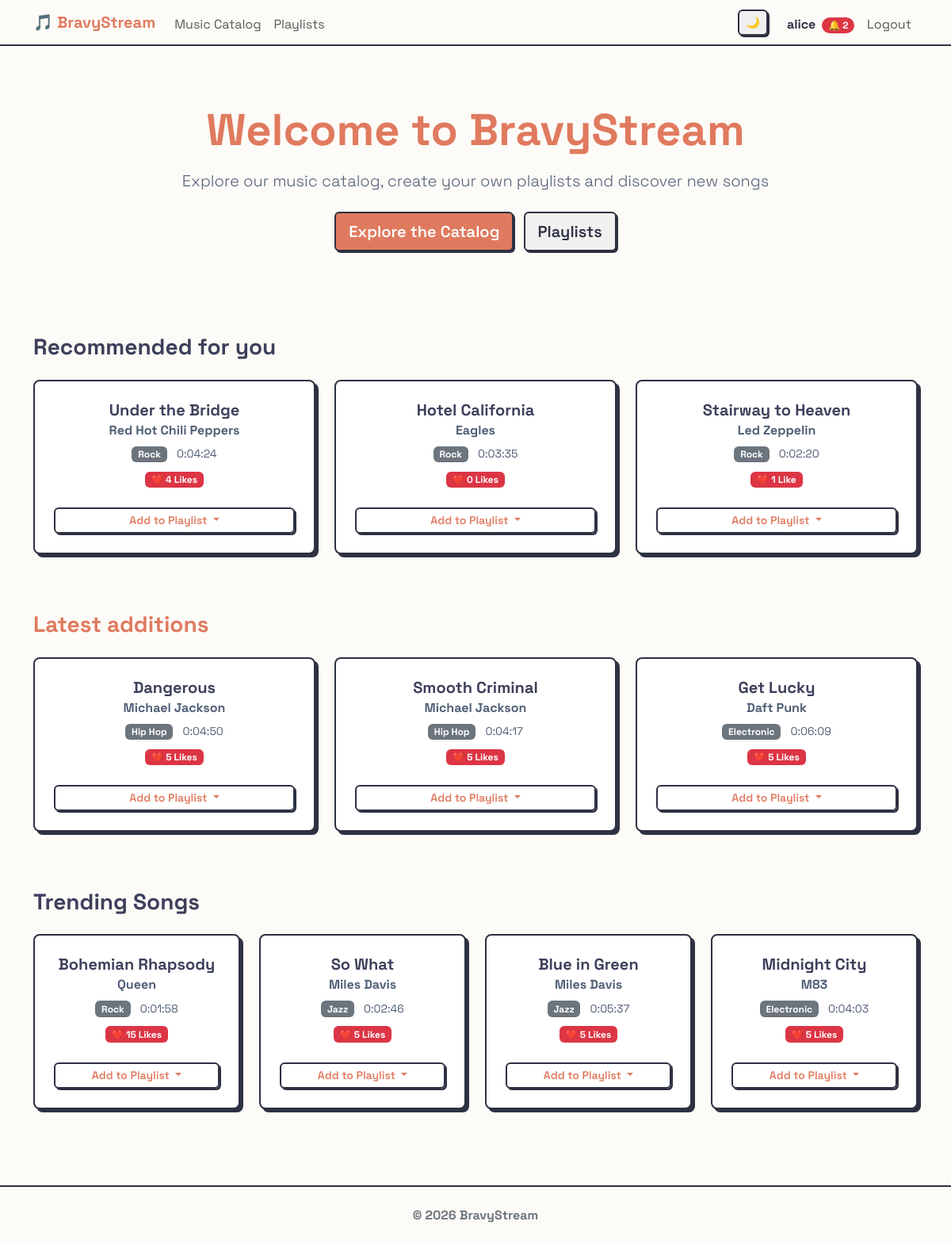
The app's page / (signed in) with its own data.
### users/models.py (models this page shows, shortened)
class CustomUser(AbstractUser):
    ROLE_CHOICES = (
        ('listener', 'Listener'),
        ('curator', 'Curator'),
        ('moderator', 'Moderator'),
    )
    role = models.CharField(max_length=20, choices=ROLE_CHOICES, default='listener')
    birth_date = models.DateField(null=True, blank=True)
    friends = models.ManyToManyField('self', blank=True)
    ICON_CHOICES = [
        ('👤', '👤'),
        ('🐶', '🐶'),
        ('🐱', '🐱'),
        ('🦊', '🦊'),
        ('🐯', '🐯'),
        ('🐼', '🐼'),
        ('🐰', '🐰'),
        ('👽', '👽'),
        ('🤖', '🤖'),
        ('👻', '👻'),
        ('🤠', '🤠'),
    ]
    profile_icon = models.CharField(max_length=10, choices=ICON_CHOICES, default='👤')
    @property
    def pending_friend_requests_count(self):
        return self.received_requests.filter(is_accepted=False).count()

### music/models.py (models this page shows, shortened)
class Song(models.Model):
    title = models.CharField(max_length=200)
    artist = models.CharField(max_length=200)
    genre = models.ForeignKey(
        Genre,
        on_delete=models.CASCADE,
        related_name='songs',
    )
    duration = models.DurationField()
    audio_file = models.FileField(
        upload_to='songs/',
        blank=True,
        null=True,
        validators=[FileExtensionValidator(allowed_extensions=['mp3', 'wav', 'ogg', 'flac', 'aac', 'm4a'])]
    )
    likes = models.ManyToManyField(settings.AUTH_USER_MODEL, related_name='liked_songs', blank=True)
    created_at = models.DateTimeField(auto_now_add=True)
    class Meta:
        ordering = ['-created_at', 'id']

class Genre(models.Model):
    name = models.CharField(max_length=100, unique=True)
    description = models.TextField(blank=True, null=True)

### pages/views.py (the view, shortened to what this page needs)
# urls.py: path('', HomePageView.as_view(), name='home'),
class HomePageView(TemplateView):
    template_name = 'pages/home.html'
    def get_context_data(self, **kwargs):
        context = super().get_context_data(**kwargs)
        recommended = None
        user = self.request.user
        if user.is_authenticated:
            liked_or_playlist_songs = Song.objects.filter(
                Q(playlists__owner=user) | Q(likes=user)
            ).distinct()
            top_genre_data = liked_or_playlist_songs.values('genre').annotate(
                count=Count('id')
            ).order_by('-count').first()
            top_genre_id = top_genre_data['genre'] if top_genre_data else None
            top_artist_data = liked_or_playlist_songs.values('artist').annotate(
                count=Count('id')
            ).order_by('-count').first()
            top_artist = top_artist_data['artist'] if top_artist_data else None
            base_qs = Song.objects.annotate(likes_count=Count('likes')).exclude(
                playlists__owner=user
            ).exclude(
                likes=user
            )
            if top_genre_id or top_artist:
                q_filters = Q()
                if top_genre_id:
                    q_filters |= Q(genre_id=top_genre_id)
                if top_artist:
                    q_filters |= Q(artist=top_artist)
                recommended_list = list(base_qs.filter(q_filters).order_by('?')[:3])
                if len(recommended_list) < 3:
                    needed = 3 - len(recommended_list)
                    already_ids = [s.id for s in recommended_list]
                    fallback_songs = base_qs.exclude(id__in=already_ids).order_by('?')[:needed]
                    recommended_list.extend(fallback_songs)
                recommended = recommended_list
        context['recommended_songs'] = recommended
        context['latest_additions'] = Song.objects.annotate(likes_count=Count('likes')).order_by('-created_at')[:3]
        context['trending_songs'] = Song.objects.annotate(likes_count=Count('likes')).order_by('-likes_count')[:4]
        if user.is_authenticated:
            context['user_playlists'] = Playlist.objects.filter(owner=user)
        return context

### music/templatetags/music_extras.py (called while the page is built)
@register.filter
def available_playlists(user, song):
    if not user.is_authenticated:
        return []
    return user.playlists.exclude(songs=song)

### templates/pages/home.html (shortened to what this page needs)
{% extends 'base.html' %}
{% load music_extras %}
{% block content %}
<div class="text-center py-5">
	<h1 class="display-4 fw-bold" style="color: var(--accent-primary);">Welcome to BravyStream</h1>
	<p class="lead text-muted mt-3">
		Explore our music catalog, create your own playlists and discover new songs
	</p>
	<div class="mt-4 mb-5">
		<a href="{% url 'music:song_list' %}" class="btn btn-primary btn-lg me-2">
			Explore the Catalog
		</a>
		<a href="{% url 'music:playlist_list' %}" class="btn btn-outline-secondary btn-lg">
			Playlists
		</a>
	</div>
</div>
{% if user.is_authenticated and recommended_songs %}
<div class="mt-2 mb-5">
	<h3 class="mb-4" style="color: var(--accent-tertiary);">
		Recommended for you
	</h3>
	<div class="row">
		{% for song in recommended_songs %}
		<div class="col-md-4 mb-4">
			{% include "music/partials/song_card.html" with song=song dropdown_prefix="Recommended" %}
		</div>
		{% endfor %}
	</div>
</div>
{% endif %}
<div class="mt-2 mb-5">
	<h3 class="mb-4" style="color: var(--accent-primary);">
		Latest additions
	</h3>
	<div class="row">
		{% for song in latest_additions %}
		<div class="col-md-4 mb-4">
			{% include "music/partials/song_card.html" with song=song dropdown_prefix="Home" %}
		</div>
		{% endfor %}
	</div>
</div>
{% if trending_songs %}
<div class="mt-2 mb-5">
	<h3 class="mb-4" style="color: var(--accent-tertiary);">
		Trending Songs
	</h3>
	<div class="row">
		{% for song in trending_songs %}
		<div class="col-md-3 mb-4">
			{% include "music/partials/song_card.html" with song=song dropdown_prefix="Trending" %}
		</div>
		{% endfor %}
	</div>
</div>
{% endif %}
{% endblock %}

### templates/base.html (shortened to what this page needs)
<!DOCTYPE html>
<html lang="it">
<head>
	<link href="https://cdn.jsdelivr.net/npm/bootstrap@5.3.0/dist/css/bootstrap.min.css" rel="stylesheet">
	{% load static %}
	<link rel="stylesheet" href="{% static 'css/style.css' %}">
</head>
<body class="d-flex flex-column min-vh-100" hx-boost="true" hx-headers='{"X-CSRFToken": "{{ csrf_token }}"}'>
	<nav class="navbar navbar-expand-lg navbar-light sticky-top"
		style="background-color: var(--bg-color); border-bottom: 2px solid var(--text-primary);">
		<div class="container">
			<a class="navbar-brand fw-bold" href="{% url 'pages:home' %}" style="color: var(--accent-primary);">🎵
				BravyStream</a>
			<div class="collapse navbar-collapse order-lg-2" id="navbarNav">
				<ul class="navbar-nav me-auto">
					<li class="nav-item">
						<a class="nav-link" href="{% url 'music:song_list' %}">Music Catalog</a>
					</li>
					<li class="nav-item">
						<a class="nav-link" href="{% url 'music:playlist_list' %}">Playlists</a>
					</li>
				</ul>
				<ul class="navbar-nav ms-auto align-items-lg-center">
					<li class="nav-item me-3 d-none d-lg-block">
						<button id="themeToggleDesktop" class="btn btn-sm btn-outline-secondary theme-toggle"
							title="Toggle Theme">
						</button>
					</li>
					{% if user.is_authenticated %}
					<li class="nav-item">
						<a href="{% url 'users:profile' %}" class="nav-link fw-bold text-decoration-none"
							style="color: var(--text-primary);">
							{{ user.username }}
							{% if user.pending_friend_requests_count > 0 %}
							<span class="badge bg-danger rounded-pill ms-1">
								🔔 {{ user.pending_friend_requests_count }}
							</span>
							{% endif %}
						</a>
					</li>
					<li class="nav-item">
						<form method="post" action="{% url 'users:logout' %}" class="m-0 p-0"
							onsubmit="closeGlobalPlayer()">
							<button type="submit"
								class="nav-link border-0 bg-transparent w-100 text-start">Logout</button>
						</form>
					</li>
					{% endif %}
				</ul>
			</div>
		</div>
	</nav>
	<main class="container my-4 flex-grow-1">
		{% block content %}{% endblock %}
	</main>
	<footer class="text-secondary text-center py-4 mt-auto"
		style="border-top: 2px solid var(--text-primary); background-color: var(--bg-color);">
		<p class="mb-0 fw-bold">&copy; 2026 BravyStream</p>
	</footer>
</body>
</html>

### templates/music/partials/song_card.html (shortened to what this page needs)
{% load music_extras %}
<div class="card h-100 border-0 neo-card">
	<div class="card-body text-center d-flex flex-column p-4">
		<h5 class="card-title">
			<a href="{% url 'music:song_detail' song.pk %}" class="text-decoration-none fw-bold"
				style="color: var(--accent-tertiary);">
				{{ song.title }}
			</a>
		</h5>
		<h6 class="card-subtitle mb-2 text-muted">{{ song.artist }}</h6>
		<div class="mb-2">
			<span class="badge bg-secondary">{{ song.genre.name }}</span>
			<small class="text-muted ms-2">{{ song.duration }}</small>
		</div>
		<div class="mb-2">
			<span class="badge bg-danger">❤️ {{ song.likes_count }} Like{{ song.likes_count|pluralize }}</span>
		</div>
		{% if user.is_authenticated %}
		<div class="mt-3">
			<div class="dropdown w-100">
				<button class="btn btn-sm btn-outline-primary dropdown-toggle w-100 text-truncate"
					type="button" id="dropdown{{ dropdown_prefix }}Add{{ song.id }}" data-bs-toggle="dropdown"
					aria-expanded="false">
					Add to Playlist
				</button>
			</div>
		</div>
		{% endif %}
	</div>
</div>

### static/css/style.css (style rules this page uses)
:root { --bg-color: #FDFBF7; --text-primary: #2D3142; --text-secondary: #4F5D75; --accent-primary: #E07A5F; --accent-secondary: #81B29A; --accent-tertiary: #3D405B; --neo-border: 2px solid #2D3142; --neo-shadow: 4px 4px 0px #2D3142; --neo-shadow-hover: 2px 2px 0px #2D3142; --font-main: 'Space Grotesk', sans-serif; }
body { background-color: var(--bg-color); color: var(--text-primary); font-family: var(--font-main); min-height: 100vh; }
h1, h2, h3, h4, h5, h6 { font-weight: 700; color: var(--text-primary); }
.neo-card { background: #ffffff !important; border: var(--neo-border) !important; border-radius: 8px !important; box-shadow: var(--neo-shadow); color: var(--text-primary) !important; transition: transform 0.1s ease, box-shadow 0.1s ease; position: relative; z-index: 1; }
a { color: var(--accent-primary); transition: color 0.2s ease; }
.text-muted { color: var(--text-secondary) !important; }
.card { background-color: #ffffff; border: var(--neo-border); border-radius: 8px; color: var(--text-primary); }
.btn { border-radius: 6px; font-weight: 600; border: 2px solid var(--text-primary); box-shadow: 2px 2px 0px var(--text-primary); transition: transform 0.1s ease, box-shadow 0.1s ease; }
.btn-primary { background-color: var(--accent-primary); color: #fff; border-color: var(--text-primary); }
.btn-outline-primary { color: var(--accent-primary); border-color: var(--text-primary); background-color: transparent; }
.btn-outline-secondary { border: 2px solid var(--text-primary); color: var(--text-primary); background-color: #f0f0f0; }
.navbar-nav .nav-link { position: relative; display: inline-block; padding-bottom: 2px; }
.navbar-nav .nav-link::after { content: ''; position: absolute; width: 0; height: 3px; bottom: 0; left: 50%; background-color: var(--accent-primary); transition: width 0.3s cubic-bezier(0.25, 0.8, 0.25, 1); transform: translateX(-50%); border-radius: 2px; }

### records on screen
CustomUser: username "alice", pending_friend_requests_count "2"
Song: title "Under the Bridge", artist "Red Hot Chili Peppers", genre.name "Rock", duration "0:04:24", likes_count "4"
Song: title "Hotel California", artist "Eagles", genre.name "Rock", duration "0:03:35", likes_count "0"
Song: title "Stairway to Heaven", artist "Led Zeppelin", genre.name "Rock", duration "0:02:20", likes_count "1"
Song: title "Dangerous", artist "Michael Jackson", genre.name "Hip Hop", duration "0:04:50", likes_count "5"
Song: title "Smooth Criminal", artist "Michael Jackson", genre.name "Hip Hop", duration "0:04:17", likes_count "5"
Song: title "Get Lucky", artist "Daft Punk", genre.name "Electronic", duration "0:06:09", likes_count "5"
Song: title "Bohemian Rhapsody", artist "Queen", genre.name "Rock", duration "0:01:58", likes_count "15"
Song: title "So What", artist "Miles Davis", genre.name "Jazz", duration "0:02:46", likes_count "5"
Song: title "Blue in Green", artist "Miles Davis", genre.name "Jazz", duration "0:05:37", likes_count "5"
Song: title "Midnight City", artist "M83", genre.name "Electronic", duration "0:04:03", likes_count "5"
